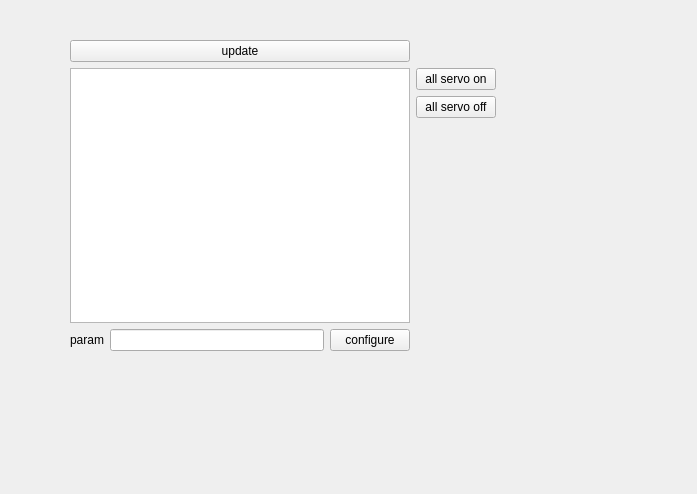
<?xml version="1.0" encoding="UTF-8"?>
<ui version="4.0">
 <class>ServoMonitor</class>
 <widget class="QWidget" name="ServoMonitor">
  <property name="geometry">
   <rect>
    <x>0</x>
    <y>0</y>
    <width>697</width>
    <height>494</height>
   </rect>
  </property>
  <property name="windowTitle">
   <string notr="true">Servo Monitor</string>
  </property>
  <widget class="QWidget" name="gridLayoutWidget">
   <property name="geometry">
    <rect>
     <x>70</x>
     <y>40</y>
     <width>426</width>
     <height>311</height>
    </rect>
   </property>
   <layout class="QGridLayout" name="gridLayout">
    <item row="10" column="2">
     <widget class="QPushButton" name="configureButton">
      <property name="text">
       <string>configure</string>
      </property>
     </widget>
    </item>
    <item row="10" column="1">
     <widget class="QLineEdit" name="valueInput"/>
    </item>
    <item row="0" column="0" colspan="3">
     <widget class="QPushButton" name="boardInfoUpdateButton">
      <property name="text">
       <string>update</string>
      </property>
     </widget>
    </item>
    <item row="10" column="0">
     <widget class="QLabel" name="paramLabel">
      <property name="text">
       <string>param</string>
      </property>
     </widget>
    </item>
    <item row="2" column="0" rowspan="4" colspan="3">
     <widget class="QTableView" name="servoTableView">
      <property name="sizePolicy">
       <sizepolicy hsizetype="Expanding" vsizetype="Expanding">
        <horstretch>0</horstretch>
        <verstretch>1</verstretch>
       </sizepolicy>
      </property>
      <property name="sizeAdjustPolicy">
       <enum>QAbstractScrollArea::AdjustIgnored</enum>
      </property>
     </widget>
    </item>
    <item row="2" column="3">
     <widget class="QPushButton" name="pushButton_4">
      <property name="text">
       <string>all servo on</string>
      </property>
     </widget>
    </item>
    <item row="3" column="3">
     <widget class="QPushButton" name="pushButton">
      <property name="text">
       <string>all servo off</string>
      </property>
     </widget>
    </item>
   </layout>
  </widget>
  <zorder>gridLayoutWidget</zorder>
  <zorder>pushButton_2</zorder>
  <zorder>pushButton_2</zorder>
 </widget>
 <resources/>
 <connections/>
</ui>
